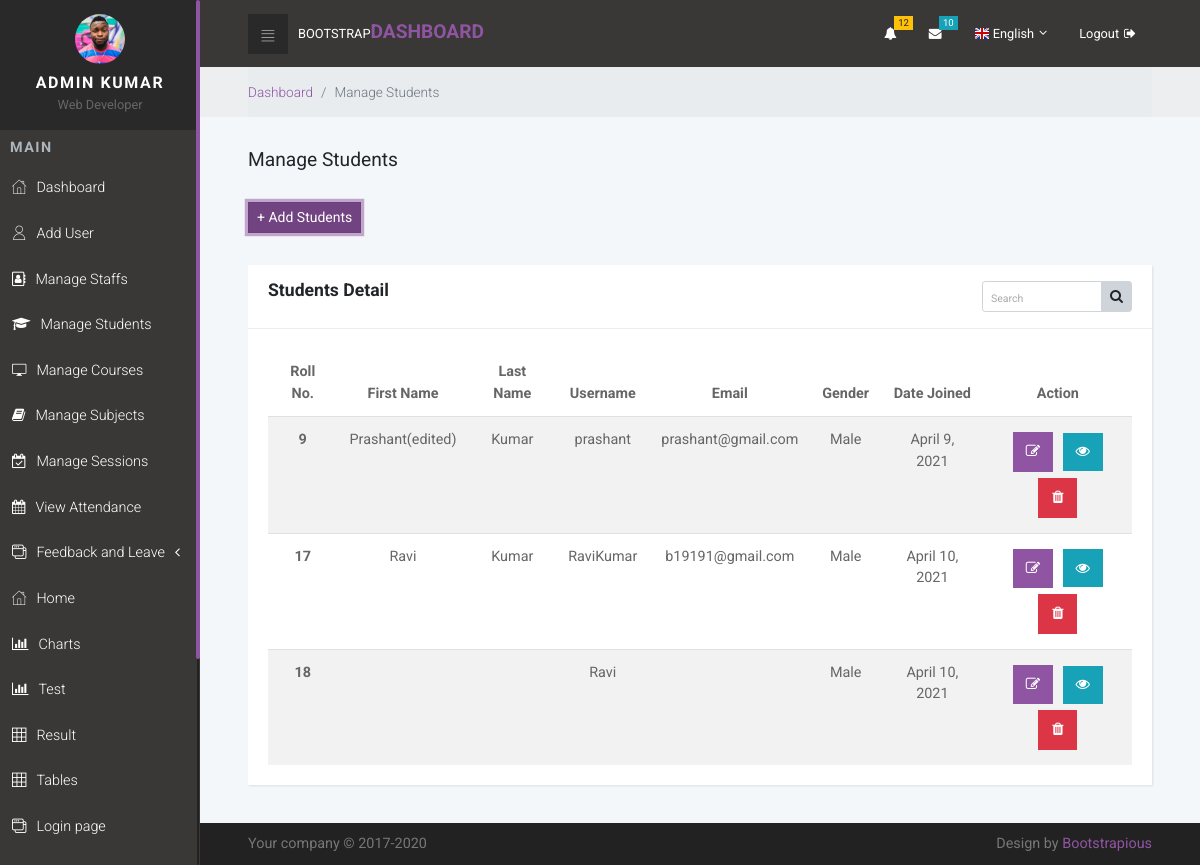
The app's page /manage_student/ (signed in) with its own data.
### sms_app/models.py (models this page shows, shortened)
class Student(models.Model):
    id = models.AutoField(primary_key = True)
    user = models.OneToOneField(User, on_delete = models.CASCADE)
    GENDER = (('Male', 'Male'),('Female', 'Female'),('Other', 'Other'))
    gender = models.CharField(max_length = 10, choices = GENDER)
    address = models.TextField(null = True)
    profile_pic = models.ImageField(default = "", null = True, blank = True)
    session_under = models.ForeignKey(
        SessionYear, on_delete = models.CASCADE, null = True, blank = True)
    courses_taken = models.ForeignKey(
        'Course', on_delete = models.DO_NOTHING, null = True, blank = True)
    date_joined = models.DateField(auto_now_add = True)
    last_login = models.DateField(auto_now = True)

### accounts/decorators.py (the view, shortened to what this page needs)
        def wrapper_func(request, *args, **kwargs):
            group = None
            if request.user.groups.exists():
                group = request.user.groups.all()[0].name
            if group in allowed_roles:
                return view_func(request, *args, **kwargs)

### sms_app/HODviews.py (called while the page is built)
@login_required
@allowed_users(allowed_roles=['hod'])
def manage_student_view(request):
    students = Student.objects.all()
    context = {
        'students': students,
    }
    return render(request, 'HOD/manage_student.html', context)

### templates/HOD/manage_student.html (shortened to what this page needs)
{% extends 'HOD/base.html' %}
{% load static %}
{% block content %}
<div class="breadcrumb-holder">
  <div class="container-fluid">
    <ul class="breadcrumb">
      <li class="breadcrumb-item"><a href="{% url 'hod_dashboard' %}">Dashboard</a></li>
      <li class="breadcrumb-item active">Manage Students</li>
    </ul>
  </div>
</div>
<section>
  <div class="container-fluid">
    <header>
      <h1 class="h3 display">Manage Students</h1><br>
      <a href="{% url 'add_student' %}" class="btn btn-primary btn-sm active" role="button" aria-pressed="true">+
        Add Students</a>
    </header>
    <div class="row">
      <div class="col-lg-12">
        <div class="card">
          <div class="card-header">
            <h4 class="card-title">Students Detail</h4>
            <div class="card-tools">
              <div class="input-group input-group-sm" style="width: 150px;">
                <input type="text" name="table_search" class="form-control float-right" placeholder="Search">
                <div class="input-group-append">
                  <button type="submit" class="btn btn-default"><i class="fa fa-search"></i></button>
                </div>
              </div>
            </div>
          </div>
          <div class="card-body">
            <div class="table-responsive">
          <table class="table table-striped table-hover ">
            <thead >
              <tr class="text-center">
                <th>Roll No.</th>
                <th class="text-center">First Name</center>
                <th>Last Name</th>
                <th>Username</th>
                <th>Email</th>
                <th>Gender</th>
                <th>Date Joined</th>
                <th>Action </th>
              </tr>
            </thead>
            <tbody>
              {% for student in students %}
              <tr class="text-center">
                <th scope="row">{{student.id}}</th>
                <td>{{student.user.first_name}}</td>
                <td>{{student.user.last_name}}</td>
                <td>{{student.user.username}}</td>
                <td>{{student.user.email}}</td>
                <td>{{student.gender}}</td>
                <td>{{student.date_joined}}</td>
                <td>
                  <div>
                  <a href="{% url 'update_student' student.pk %}"><button type="button" class="btn  btn-primary  fa fa-edit"
                  style="margin:3px"></button></a>
                  <a href="{% url 'see_detail' student.pk %}"><button type="button" class="btn  btn-info  fa fa-eye"
                  style="margin:3px"></button></a>
                  <a href="{% url 'delete_student' student.pk %}"><button type="button" class="btn btn-danger  fa fa-trash"
                  style="margin: 3px"></button></a>
                  </div>
                </td>
              </tr>
              {% endfor %}
            </tbody>
          </table>
        </div>
      </div>
    </div>
  </div>
</div>
</div>
</section>
  {% endblock %}

### templates/HOD/navbar.html (shortened to what this page needs)
{% load static %}
<nav class="side-navbar">
    <div class="side-navbar-wrapper">
        <div class="sidenav-header d-flex align-items-center justify-content-center">
            <div class="sidenav-header-inner text-center"><img src="{% static 'img/avatar-7.jpg' %}" alt="person"
                    class="img-fluid rounded-circle">
                <h2 class="h5">{{request.user.first_name}} {{request.user.last_name}}</h2><span>Web Developer</span>
            </div>
        </div>
        <div class="main-menu">
            <h5 class="sidenav-heading">Main</h5>
            <ul id="side-main-menu" class="side-menu list-unstyled">
                <li><a href="{% url 'hod_dashboard' %}"> <i class="icon-home"></i>Dashboard </a></li>
                <li><a href="{% url 'register_user' %}"> <i class="icon-user"></i>Add User </a></li>
                <li><a href="{% url 'manage_staff_view' %}"> <i class="fa fa-address-book-o"></i>Manage Staffs </a></li>
                <li><a href="{% url 'manage_student_view' %}"> <i class="fa fa-graduation-cap"></i>Manage Students </a></li>
                <li><a href="{% url 'manage_courses_view' %}"> <i class="icon-screen"></i>Manage Courses </a></li>
                <li><a href="{% url 'manage_subjects_view' %}"> <i class="fa fa-book"></i>Manage Subjects </a></li>
                <li><a href="{% url 'manage_sessions_view' %}"> <i class="fa fa-calendar-check-o"></i>Manage Sessions </a></li>
                <li><a href="{% url 'view_attendance' %}"> <i class="fa fa-calendar"></i>View Attendance </a></li>
                <li><a href="#exampledropdownDropdown" aria-expanded="false" data-toggle="collapse"> <i class="icon-interface-windows"></i>Feedback and Leave </a>
                </li>
                <li><a href="{% url 'admin_dashboard' %}"> <i class="icon-home"></i>Home </a></li>
                <li><a href="{% url 'charts_view' %}"> <i class="fa fa-bar-chart"></i>Charts </a></li>
                <li><a href="{% url 'test-view' %}"> <i class="fa fa-bar-chart"></i>Test </a></li>
                <li><a href="{% url 'result-view' %}"> <i class="icon-grid"></i>Result </a></li>
                <li><a href="{% url 'tables_view' %}"> <i class="icon-grid"></i>Tables </a></li>
                <li><a href="{% url 'login_view' %}"> <i class="icon-interface-windows"></i>Login page </a></li>
                <li> <a href="#"> Demo
                    </a></li>
            </ul>
        </div>
    </div>
</nav>
<div class="page">
    <header class="header">
        <nav class="navbar">
            <div class="container-fluid">
                <div class="navbar-holder d-flex align-items-center justify-content-between">
                    <div class="navbar-header"><a id="toggle-btn" href="#" class="menu-btn"><i class="icon-bars">
                            </i></a><a href="index.html" class="navbar-brand">
                            <div class="brand-text d-none d-md-inline-block"><span>Bootstrap </span><strong
                                    class="text-primary">Dashboard</strong></div>
                        </a></div>
                    <ul class="nav-menu list-unstyled d-flex flex-md-row align-items-md-center">
                        <li class="nav-item dropdown"> <a id="notifications" rel="nofollow" data-target="#" href="#"
                                data-toggle="dropdown" aria-haspopup="true" aria-expanded="false" class="nav-link"><i
                                    class="fa fa-bell"></i><span class="badge badge-warning">12</span></a>
                        </li>
                        <li class="nav-item dropdown"> <a id="messages" rel="nofollow" data-target="#" href="#"
                                data-toggle="dropdown" aria-haspopup="true" aria-expanded="false" class="nav-link"><i
                                    class="fa fa-envelope"></i><span class="badge badge-info">10</span></a>
                        </li>
                        <li class="nav-item dropdown"><a id="languages" rel="nofollow" data-target="#" href="#"
                                data-toggle="dropdown" aria-haspopup="true" aria-expanded="false"
                                class="nav-link language dropdown-toggle"><img src="{% static 'img/flags/16/GB.png' %}"
                                    alt="English"><span class="d-none d-sm-inline-block">English</span></a>
                        </li>
                        <li class="nav-item"><a href="{% url 'logout' %}" class="nav-link logout"> <span
                                    class="d-none d-sm-inline-block">Logout</span><i class="fa fa-sign-out"></i></a>
                        </li>
                    </ul>
                </div>
            </div>
        </nav>
    </header>

### static/css/custom.css (style rules this page uses)
.card-title { float: left; }
.card-tools { float: right; }

### templates/HOD/manage_student.html (style rules this page uses)
.fa-trash, .fa-edit { margin: 5px; padding: 8px 13px; }
.fa-edit { margin: 5px; padding: 8px 12px; }

### records on screen
Student: id "9", user.first_name "Prashant(edited)", user.last_name "Kumar", user.username "prashant", user.email "prashant@gmail.com", gender "Male", date_joined "April 9, 2021"
Student: id "17", user.first_name "Ravi", user.last_name "Kumar", user.username "RaviKumar", user.email "b19191@gmail.com", gender "Male", date_joined "April 10, 2021"
Student: id "18", user.username "Ravi", gender "Male", date_joined "April 10, 2021"

### other values on screen
{{ request.user.first_name }} "ADMIN"
{{ request.user.last_name }} "KUMAR"
